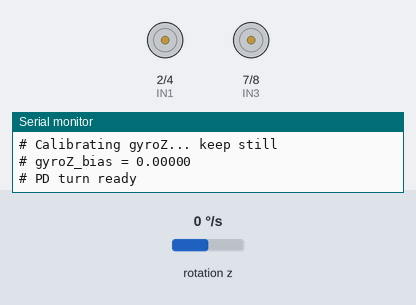
The sketch below on a simulated Arduino Uno, built with avr-gcc and run on an emulated ATmega328P. On the bench: motor-driver pin pairs drawn as motors (green arrow = first pin HIGH = forward, orange = second pin HIGH = backward, longer = more drive, scaled by the enable pin), the last lines printed to the serial monitor. Wiring (inferred from the names in the program): MPU-6050 motion sensor at I2C address 0x68. The inputs (shaded band) are chosen by the test bench; at power-on: rotation z 0 °/s.

Above: at 2.5 s.
2.6 s: rotation z set to -192 °/s
At 5.2 s:
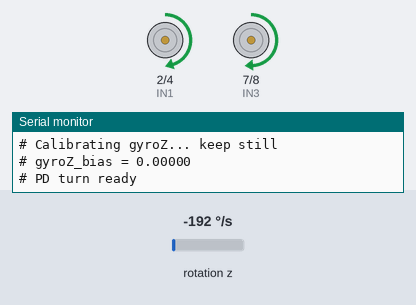
5.6 s: rotation z set to 100 °/s
At 11.0 s:
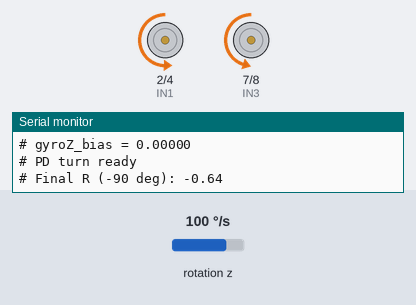
Timing chart, 0 to 14.5 s (numbered marks = the images above; inputs shaded):
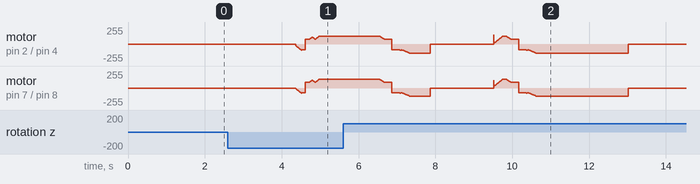

The sketch:

05_TurnPD_MPU6050.ino
```cpp
/*
 * TurnPD_MPU6050_Minimal_RULECOMPLIANT.ino
 * PD turning to a target angle using MPU6050 Gyro Z:
 *   control = KP_ANG * angle_error  -  KD_VEL * angular_velocity
 * Finish when both |error| and |vel| are small → short brake → settle.
 *
 * Rulebook compliance evidence:
 *   • structure : struct IMUState, struct TurnJob, struct TurnResult
 *   • functions : mpuWrite, mpuRead, mpuInit, readGyroZ_dps_raw,
 *                 calibrateGyroZ, resetAngle, updateAngle, getAngle,
 *                 motorLeft, motorRight, spinPivotBiased, motorStop,
 *                 motorBrakeShort, trackSettle, turnToAnglePD, runTurnPlan
 *   • loop      : main control loop inside turnToAnglePD(); demo loop iterates jobs
 *   • array     : TurnJob jobs[] (demo plan), plus small local arrays in I2C read
 *   • pointer   : pass IMUState*, TurnJob*, TurnResult* into helper functions
 */

#include <Arduino.h>
#include <Wire.h>
#include <math.h>

/* ================= Pins (L298N typical wiring) ================= */
#define ENA 5
#define IN1 2
#define IN2 4
#define ENB 6
#define IN3 7
#define IN4 8

/* ================= User knobs ================= */
const unsigned TURN_TIMEOUT_MS = 3500;

// PD gains & limits
const float KP_ANG   = 3.6f;   // proportional to angle error (↑ faster, ↑ overshoot risk)
const float KD_VEL   = 0.90f;  // damping with angular velocity (↑ smoother, ↓ overshoot)
const int   PWM_MIN  = 70;     // must overcome motor stiction
const int   PWM_MAX  = 120;    // cap pivot authority
const float DONE_ERR = 1.0f;   // finish if |error| <= 1.0 deg
const float DONE_VEL = 5.0f;   //           and |vel|   <= 5 dps
const unsigned LOOP_MS = 12;   // ~80 Hz control loop

// Short brake at the end (per direction, tweak per rig asymmetry)
const unsigned BRAKE_L_MS = 35;
const unsigned BRAKE_R_MS = 35;

// Asymmetry compensation for biased pivot (real rigs are rarely symmetric)
const int BOOST_PIVOT_R_LFWD = 16; // right pivot: add forward on left motor
const int BOOST_PIVOT_L_RFWD = 14; // left  pivot: add forward on right motor

/* ================= MPU6050 ================= */
const uint8_t MPU_ADDR     = 0x68;
const float   GYRO_SCALE   = 131.0f; // LSB/deg/s @ ±250 dps
const float   VEL_DEADBAND = 0.35f;  // ignore tiny rate to reduce drift
const float   LPF_ALPHA    = 0.22f;  // low-pass filter for vel (0..1)

/**
 * @brief Minimal IMU runtime state.
 * gyroZ_bias : bias (dps) determined at startup
 * velZ_dps_f : filtered angular velocity (dps)
 * angleZ_deg : integrated heading (deg)
 * lastUs     : last timestamp for integration (us)
 */
struct IMUState {
  float gyroZ_bias = -0.218921f; // will be calibrated at boot
  float velZ_dps_f = 0.0f;
  float angleZ_deg = 0.0f;
  unsigned long lastUs = 0;
} imu;

/**
 * @brief One turn "job" for the demo plan.
 * name   : label for printing
 * target : angle target in degrees (+ left / − right)
 */
struct TurnJob {
  const char* name;
  float target;
};

/**
 * @brief Result container of a turn.
 * finalAngle : integrated angle after settle
 */
struct TurnResult {
  float finalAngle;
};

/* ================= Low-level MPU helpers (functions) ================= */

/**
 * @brief Write one byte to MPU6050 register over I2C.
 */
void mpuWrite(uint8_t reg, uint8_t val){
  Wire.beginTransmission(MPU_ADDR);
  Wire.write(reg);
  Wire.write(val);
  Wire.endTransmission(true);
}

/**
 * @brief Read N bytes from an MPU6050 register over I2C into buf.
 */
void mpuRead(uint8_t reg, uint8_t n, uint8_t *buf){
  Wire.beginTransmission(MPU_ADDR);
  Wire.write(reg);
  Wire.endTransmission(false);
  Wire.requestFrom(MPU_ADDR, n, (uint8_t)true);
  for(uint8_t i=0;i<n && Wire.available();++i) buf[i] = Wire.read();
}

/**
 * @brief Init MPU6050 for gyro-only Z usage.
 * - Wake up, set DLPF ~44 Hz, range ±250 dps.
 */
void mpuInit(){
  mpuWrite(0x6B, 0x00); // wake
  mpuWrite(0x1A, 0x03); // DLPF ~44Hz
  mpuWrite(0x1B, 0x00); // ±250 dps
  delay(50);
}

/**
 * @brief Read raw gyro Z angular rate in dps (unbiased, unfiltered).
 */
float readGyroZ_dps_raw(){
  uint8_t b[2];
  mpuRead(0x47, 2, b);
  int16_t z = (int16_t)((b[0]<<8) | b[1]);
  return (float)z / GYRO_SCALE;
}

/**
 * @brief Calibrate gyro Z bias by averaging 'samples' readings.
 *        Keep the robot still and level during this.
 */
void calibrateGyroZ(IMUState* s, unsigned samples=800){
  double sum=0;
  delay(20);
  for(unsigned i=0;i<samples;i++){
    sum += readGyroZ_dps_raw();
    delay(1);
  }
  s->gyroZ_bias = (float)(sum / (double)samples);
}

/**
 * @brief Reset integrated angle and timestamp (start a fresh integration).
 */
void resetAngle(IMUState* s){
  s->angleZ_deg = 0.0f;
  s->lastUs     = micros();
}

/**
 * @brief Update filtered velocity and integrate heading.
 *        - subtract bias
 *        - deadband very small velocities
 *        - low-pass filter the rate
 *        - integrate to angle using dt in seconds
 */
void updateAngle(IMUState* s){
  unsigned long now = micros();
  float dt = (now - s->lastUs) * 1e-6f;
  s->lastUs = now;

  float vel = readGyroZ_dps_raw() - s->gyroZ_bias;
  if (fabs(vel) < VEL_DEADBAND) vel = 0.0f;

  s->velZ_dps_f += LPF_ALPHA * (vel - s->velZ_dps_f);
  s->angleZ_deg += s->velZ_dps_f * dt;
}

/**
 * @brief Read current integrated angle (deg).
 */
float getAngle(const IMUState* s){ return s->angleZ_deg; }

/* ================= Motor helpers (functions) ================= */

/**
 * @brief Control left motor with signed PWM (positive forward).
 */
void motorLeft(int s){
  if (s > 0){ digitalWrite(IN1, LOW);  digitalWrite(IN2, HIGH); analogWrite(ENA, s); }
  else if (s < 0){ digitalWrite(IN1, HIGH); digitalWrite(IN2, LOW); analogWrite(ENA, -s); }
  else { analogWrite(ENA,0); digitalWrite(IN1,LOW); digitalWrite(IN2,LOW); }
}

/**
 * @brief Control right motor with signed PWM (positive forward).
 */
void motorRight(int s){
  if (s > 0){ digitalWrite(IN3, HIGH); digitalWrite(IN4, LOW);  analogWrite(ENB, s); }
  else if (s < 0){ digitalWrite(IN3, LOW);  digitalWrite(IN4, HIGH); analogWrite(ENB, -s); }
  else { analogWrite(ENB,0); digitalWrite(IN3,LOW); digitalWrite(IN4,LOW); }
}

/**
 * @brief Spin in place with a slight hardware bias compensation.
 * dir : +1 = pivot left,  -1 = pivot right
 * pwm : magnitude of PWM
 */
void spinPivotBiased(int dir, int pwm){
  int pL = pwm, pR = pwm;
  if (dir>0)  pR += BOOST_PIVOT_L_RFWD; // pivot left → right motor forward bias
  else        pL += BOOST_PIVOT_R_LFWD; // pivot right → left  motor forward bias
  if (dir>0){ motorLeft(-pL); motorRight(+pR); }
  else      { motorLeft(+pL); motorRight(-pR); }
}

/**
 * @brief Coast stop both motors.
 */
void motorStop(){ motorLeft(0); motorRight(0); }

/**
 * @brief Short active brake on both motors, then stop.
 * ms : brake duration (per direction can be tuned).
 */
void motorBrakeShort(unsigned ms=30){
  analogWrite(ENA,255); digitalWrite(IN1,HIGH); digitalWrite(IN2,HIGH);
  analogWrite(ENB,255); digitalWrite(IN3,HIGH); digitalWrite(IN4,HIGH);
  delay(ms);
  motorStop();
}

/**
 * @brief Keep integrating for 'ms' to allow angle to settle after braking.
 */
void trackSettle(IMUState* s, unsigned ms=140){
  unsigned long t0=millis();
  while (millis()-t0 < ms){
    updateAngle(s);
    delay(2);
  }
}

/* ================= PD turn core (function) ================= */
/**
 * @brief PD-turn to 'targetDeg'. Returns final integrated angle (deg).
 * - Reset angle integration
 * - Closed-loop PD with rate feedback and near-target PWM reduction
 * - Short brake when both angle error & rate are small
 * - Final settle time for a crisp stop
 */
float turnToAnglePD(IMUState* s, float targetDeg){
  resetAngle(s);
  unsigned long t0 = millis();
  int pwmPrev = 0;

  while (millis() - t0 < TURN_TIMEOUT_MS){
    updateAngle(s);
    float ang = getAngle(s);
    float err = targetDeg - ang;  // deg
    float vel = s->velZ_dps_f;    // dps

    // Finish condition: small error AND small velocity
    if (fabs(err) <= DONE_ERR && fabs(vel) <= DONE_VEL){
      motorBrakeShort(targetDeg>0 ? BRAKE_L_MS : BRAKE_R_MS);
      break;
    }

    // PD control law: positive u → pivot left; negative u → pivot right
    float u = KP_ANG*err - KD_VEL*vel;
    int sgn  = (u >= 0.0f) ? +1 : -1;
    int pwm  = (int)fabs(u);

    // Reduce max PWM as we get close to target
    int maxNear = map((int)constrain((int)fabs(err),0,20), 0, 20, PWM_MIN+2, PWM_MAX);
    if (pwm < PWM_MIN) pwm = PWM_MIN;
    if (pwm > maxNear) pwm = maxNear;

    // Soft ramp-up to avoid jerk
    const int PWM_RAMP_UP = 6;
    if (pwm > pwmPrev + PWM_RAMP_UP) pwm = pwmPrev + PWM_RAMP_UP;
    pwmPrev = pwm;

    spinPivotBiased(sgn, pwm);
    delay(LOOP_MS);
  }

  motorStop();
  trackSettle(s, 140);
  return getAngle(s);
}

/* ================= Demo plan (array + pointer) ================= */
/**
 * @brief Execute a list of turn jobs and print results.
 */
void runTurnPlan(const TurnJob* jobs, size_t n){
  for(size_t i=0;i<n;i++){
    const TurnJob* job = &jobs[i];     // pointer evidence
    delay( (i==0) ? 3000 : 1500 );

    float angle = turnToAnglePD(&imu, job->target);

    TurnResult res{ angle };           // structure usage
    Serial.print(F("# Final ")); Serial.print(job->name);
    Serial.print(F(": ")); Serial.println(res.finalAngle, 2);
  }
}

/* ================= Arduino setup / loop ================= */
void setup(){
  Serial.begin(115200);
  Wire.begin();

  pinMode(ENA,OUTPUT); pinMode(IN1,OUTPUT); pinMode(IN2,OUTPUT);
  pinMode(ENB,OUTPUT); pinMode(IN3,OUTPUT); pinMode(IN4,OUTPUT);
  motorStop();

  mpuInit();
  Serial.println(F("# Calibrating gyroZ... keep still"));
  calibrateGyroZ(&imu, 800);
  resetAngle(&imu);
  Serial.print(F("# gyroZ_bias = ")); Serial.println(imu.gyroZ_bias,5);
  Serial.println(F("# PD turn ready"));
}

void loop(){
  // Demo: two 90° turns (right, then left). Adjust / extend as needed.
  static const TurnJob jobs[] = {
    { "R (-90 deg)", -90.0f },
    { "L (+90 deg)", +90.0f }
  };
  runTurnPlan(jobs, sizeof(jobs)/sizeof(jobs[0]));
  delay(2000);
}
```
